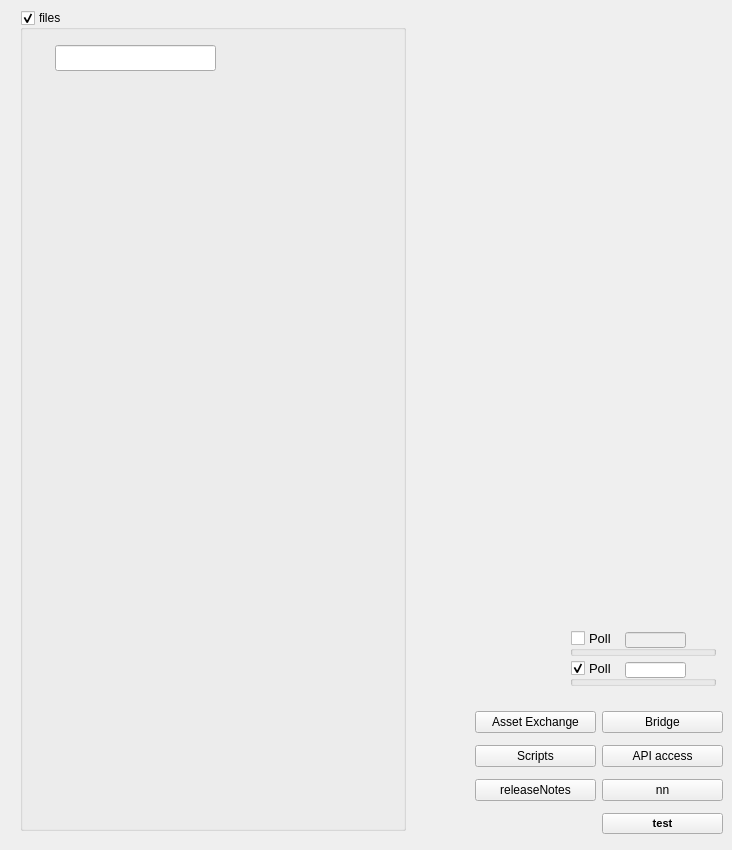
    <widget class="QWidget" name="tab_8">
     <attribute name="title">
      <string>Settings</string>
     </attribute>
     <widget class="QGroupBox" name="gb_files">
      <property name="geometry">
       <rect>
        <x>20</x>
        <y>10</y>
        <width>386</width>
        <height>821</height>
       </rect>
      </property>
      <property name="autoFillBackground">
       <bool>true</bool>
      </property>
      <property name="title">
       <string>files</string>
      </property>
      <property name="flat">
       <bool>false</bool>
      </property>
      <property name="checkable">
       <bool>true</bool>
      </property>
      <widget class="QLineEdit" name="lineEdit_logF">
       <property name="geometry">
        <rect>
         <x>35</x>
         <y>35</y>
         <width>161</width>
         <height>26</height>
        </rect>
       </property>
      </widget>
     </widget>
     <widget class="QWidget" name="gridLayoutWidget">
      <property name="geometry">
       <rect>
        <x>475</x>
        <y>705</y>
        <width>248</width>
        <height>136</height>
       </rect>
      </property>
      <layout class="QGridLayout" name="gridLayout">
       <item row="2" column="0">
        <widget class="QPushButton" name="pushButton_nxtWin6">
         <property name="text">
          <string>Scripts</string>
         </property>
        </widget>
       </item>
       <item row="2" column="1">
        <widget class="QPushButton" name="pushButton_nxtWin7">
         <property name="text">
          <string>API access</string>
         </property>
        </widget>
       </item>
       <item row="4" column="1">
        <widget class="QPushButton" name="pushButton_TESTBUTTON">
         <property name="font">
          <font>
           <pointsize>8</pointsize>
           <weight>75</weight>
           <bold>true</bold>
          </font>
         </property>
         <property name="text">
          <string>test</string>
         </property>
        </widget>
       </item>
       <item row="3" column="1">
        <widget class="QPushButton" name="pushButton_nxtWin5">
         <property name="text">
          <string>nn</string>
         </property>
        </widget>
       </item>
       <item row="1" column="0">
        <widget class="QPushButton" name="pushButton_nxtWin2">
         <property name="text">
          <string>Asset Exchange</string>
         </property>
        </widget>
       </item>
       <item row="1" column="1">
        <widget class="QPushButton" name="pushButton_nxtWin4">
         <property name="text">
          <string>Bridge</string>
         </property>
        </widget>
       </item>
       <item row="3" column="0">
        <widget class="QPushButton" name="pushButton_nxtWin1">
         <property name="text">
          <string>releaseNotes</string>
         </property>
        </widget>
       </item>
      </layout>
     </widget>
     <widget class="QGroupBox" name="gb_poll0">
      <property name="geometry">
       <rect>
        <x>570</x>
        <y>660</y>
        <width>146</width>
        <height>26</height>
       </rect>
      </property>
      <property name="font">
       <font>
        <pointsize>10</pointsize>
        <weight>50</weight>
        <bold>false</bold>
        <kerning>false</kerning>
       </font>
      </property>
      <property name="title">
       <string>Poll</string>
      </property>
      <property name="checkable">
       <bool>true</bool>
      </property>
      <widget class="QLineEdit" name="lineEdit_pollTimer0">
       <property name="geometry">
        <rect>
         <x>55</x>
         <y>2</y>
         <width>61</width>
         <height>16</height>
        </rect>
       </property>
       <property name="font">
        <font>
         <pointsize>8</pointsize>
         <weight>50</weight>
         <bold>false</bold>
        </font>
       </property>
       <property name="maxLength">
        <number>200</number>
       </property>
      </widget>
      <widget class="KLed" name="kled_poll0">
       <property name="geometry">
        <rect>
         <x>120</x>
         <y>0</y>
         <width>21</width>
         <height>21</height>
        </rect>
       </property>
       <property name="color">
        <color>
         <red>0</red>
         <green>10</green>
         <blue>250</blue>
        </color>
       </property>
      </widget>
     </widget>
     <widget class="QGroupBox" name="gb_poll0_2">
      <property name="geometry">
       <rect>
        <x>570</x>
        <y>630</y>
        <width>146</width>
        <height>26</height>
       </rect>
      </property>
      <property name="font">
       <font>
        <pointsize>10</pointsize>
        <weight>50</weight>
        <bold>false</bold>
        <kerning>false</kerning>
       </font>
      </property>
      <property name="title">
       <string>Poll</string>
      </property>
      <property name="checkable">
       <bool>true</bool>
      </property>
      <property name="checked">
       <bool>false</bool>
      </property>
      <widget class="QLineEdit" name="lineEdit_pollTimer0_2">
       <property name="geometry">
        <rect>
         <x>55</x>
         <y>2</y>
         <width>61</width>
         <height>16</height>
        </rect>
       </property>
       <property name="font">
        <font>
         <pointsize>8</pointsize>
         <weight>50</weight>
         <bold>false</bold>
        </font>
       </property>
       <property name="maxLength">
        <number>200</number>
       </property>
      </widget>
      <widget class="KLed" name="kled_poll0_2">
       <property name="geometry">
        <rect>
         <x>120</x>
         <y>0</y>
         <width>21</width>
         <height>21</height>
        </rect>
       </property>
       <property name="color">
        <color>
         <red>0</red>
         <green>10</green>
         <blue>250</blue>
        </color>
       </property>
      </widget>
     </widget>
    </widget>
